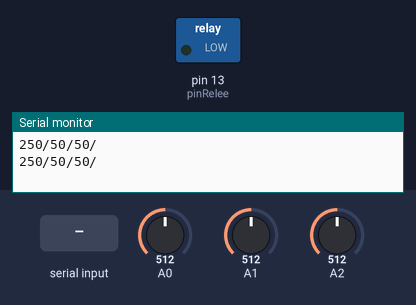
The sketch below on a simulated Arduino Uno, built with avr-gcc and run on an emulated ATmega328P. On the bench: switched loads named in the sketch (green lamp = pin HIGH), the last lines printed to the serial monitor. The test bench sets the inputs (shaded band); at power-on: A0 = 512, A1 = 512, A2 = 512.

Above: at 1.2 s.
1.3 s: byte 1 (1) received over Serial
At 2.1 s:
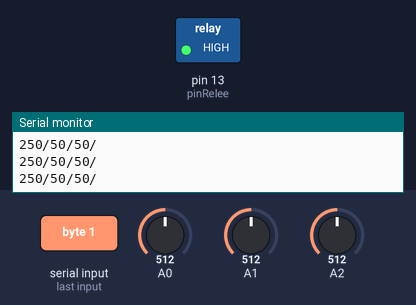
2.8 s: "1\n" received over Serial
At 3.3 s:
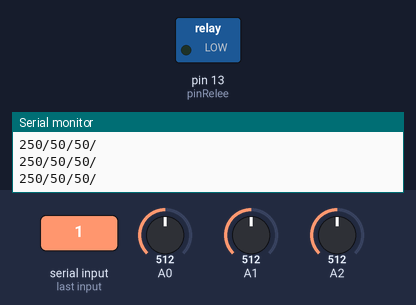
Timing chart, 0 to 5.8 s (numbered marks = the images above; inputs shaded):
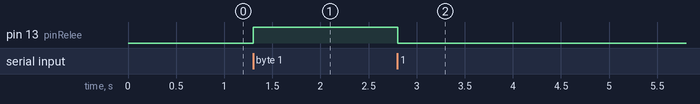

Measured:
- after the input at 1.3 s, pin 13 (pinRelee): LOW → HIGH at once
- after the input at 2.8 s, pin 13 (pinRelee): HIGH → LOW at once

The sketch:

HabitualArduino.ino
```cpp
long tiempo = 0;
int espera = 500;

int humedad = 0;
int luz = 0;
int temperatura = 0;

int pinRelee = 13;

void setup(){
 Serial.begin(9600);
 tiempo = millis();
 pinMode(pinRelee,OUTPUT);
 digitalWrite(pinRelee,LOW);

}

void loop(){
  lecturaTemp();
  lecturaHum();
  lecturaLuz();
  recibirDatos();
  enviarDatos();
}

void lecturaTemp(){
 temperatura = analogRead(A0);
 temperatura = (5.0 * temperatura * 100.0) / 1024;
}
void lecturaHum(){
 humedad = analogRead(A1);
 humedad = (int) map(humedad,1024,0,0,100);
}
void lecturaLuz(){
 luz = analogRead(A2);
 luz = (int) map(luz,0,1024,0,100);
}

void enviarDatos(){
  if(millis() - tiempo > espera){
    tiempo = millis();
    Serial.print(temperatura);
    Serial.print("/");
    Serial.print(luz);
    Serial.print("/");
    Serial.print(humedad);
    Serial.print("/");
    Serial.print('\n');
  }
}
void recibirDatos(){
 if(Serial.available() > 0){
    int d = Serial.read();
    if(d == 1){
      digitalWrite(pinRelee,HIGH);
    }else{
      digitalWrite(pinRelee,LOW);
    }
 }
}
```
